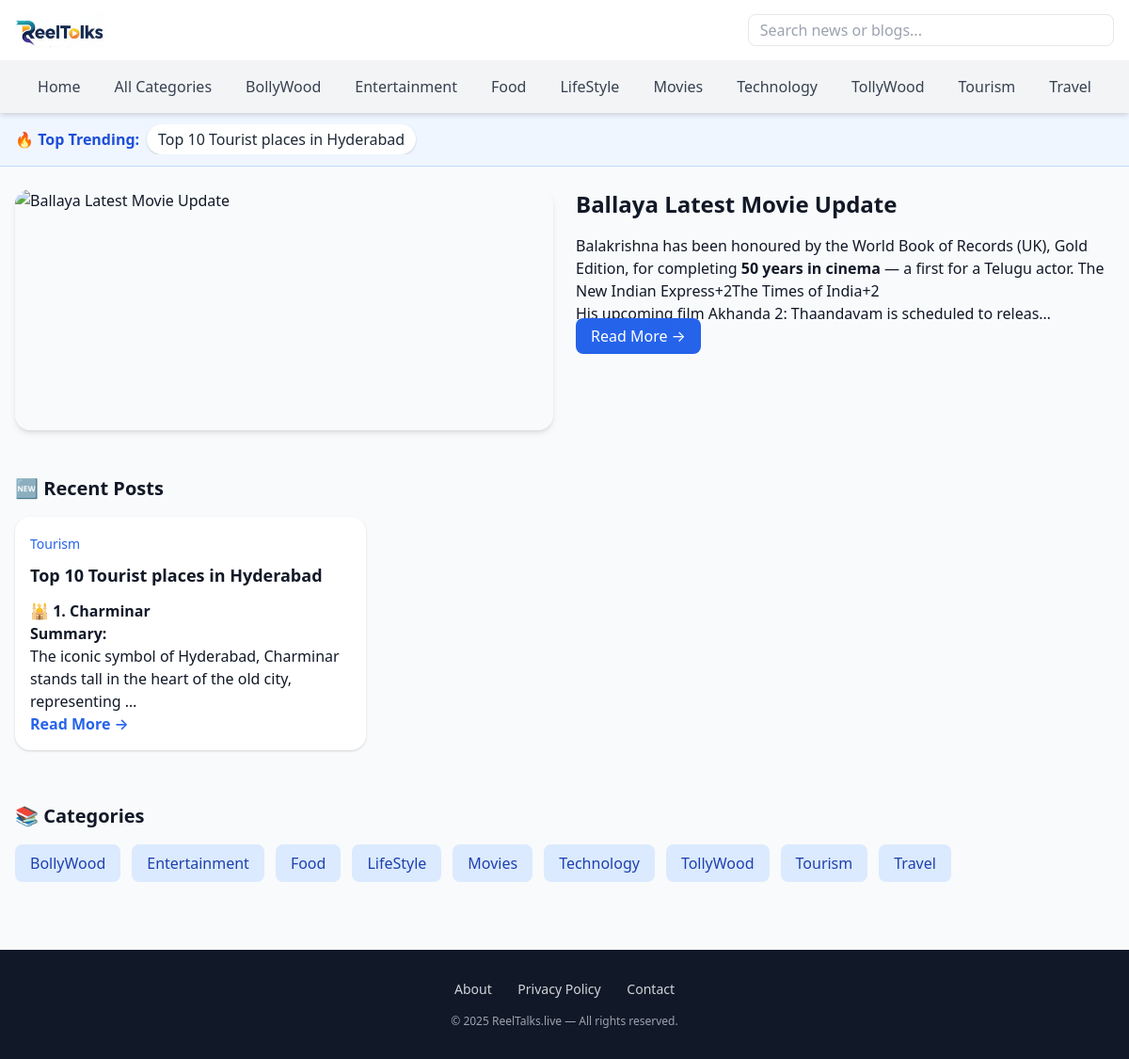
The page / on the database its author committed.
### ReelBlog/models.py (models this page shows, shortened)
class Category(models.Model):
    name = models.CharField(max_length=100, unique=True)
    class Meta:
        verbose_name_plural = "Categories"
        ordering = ['name']

class Post(models.Model):
    title = models.CharField(max_length=200)
    category = models.ForeignKey(Category, on_delete=models.CASCADE, related_name='posts')
    image = CloudinaryField('image', folder='cd3168f6508975cb897a9ac8db6285cf35', blank=True, null=True)
    content = CKEditor5Field('Text', config_name='default')
    created_at = models.DateTimeField(auto_now_add=True)
    trending = models.BooleanField(default=False)
    class Meta:
        ordering = ['-created_at']

### ReelBlog/views.py (the view)
# urls.py: path('', views.home, name='home'),
def home(request):
    posts = Post.objects.order_by('-created_at')
    featured = posts.first()
    recent_posts = posts[1:11]
    trending_posts = Post.objects.filter(trending=True).order_by('-created_at')[:10]
    categories = Category.objects.all()
    return render(request, 'ReelBlog/Home.html', {
        'featured': featured,
        'recent_posts': recent_posts,
        'categories': categories,
        'trending_posts': trending_posts,
    })

### ReelBlog/templates/ReelBlog/Home.html (shortened to what this page needs)
{% load static %}
<!DOCTYPE html>
<html lang="en">
<head>
    <link href="https://cdn.jsdelivr.net/npm/tailwindcss@2.2.19/dist/tailwind.min.css" rel="stylesheet">
</head>
<body class="bg-gray-50 text-gray-900">
<header class="bg-white shadow-md sticky top-0 z-50">
    <div class="max-w-7xl mx-auto px-4 py-3 flex justify-between items-center">
        <a href="{% url 'ReelBlog:home' %}" class="flex items-center space-x-2">
            <img src="{% static 'images/Logo24.jpg' %}" alt="ReelTalks Logo" class="h-10 w-auto object-contain">
        </a>
        <form action="{% url 'ReelBlog:home' %}" method="get" class="hidden md:block w-1/3">
            <input type="text" name="q" placeholder="Search news or blogs..."
                   class="w-full border rounded-lg px-3 py-1 focus:outline-none focus:ring focus:ring-blue-300">
        </form>
    </div>
    <nav id="main-nav" class="bg-gray-100 md:flex items-center justify-center space-x-4 hidden md:block">
        <div class="flex flex-wrap justify-center space-x-3 py-2">
            <a href="{% url 'ReelBlog:home' %}" class="text-gray-700 hover:text-blue-600 px-3 py-2 font-medium">Home</a>
            <a href="#categories" class="text-gray-700 hover:text-blue-600 px-3 py-2 font-medium">All Categories</a>
            {% for cat in categories %}
                <a href="{% url 'ReelBlog:category_posts' cat.name %}"
                   class="text-gray-700 hover:text-blue-600 px-3 py-2 font-medium">
                   {{ cat.name }}
                </a>
            {% endfor %}
        </div>
    </nav>
</header>
{% if trending_posts %}
<section class="bg-blue-50 py-3 border-b border-blue-200">
    <div class="max-w-7xl mx-auto flex items-center space-x-2 overflow-x-auto scroll-hide px-4">
        <span class="font-semibold text-blue-700 whitespace-nowrap">🔥 Top Trending:</span>
        {% for post in trending_posts %}
            <a href="{% url 'ReelBlog:blog_detail' post.id %}" class="bg-white text-gray-800 px-3 py-1 rounded-full shadow hover:bg-blue-100 whitespace-nowrap">
                {{ post.title|truncatechars:60 }}
            </a>
        {% endfor %}
    </div>
</section>
{% endif %}
{% if featured %}
<section class="max-w-7xl mx-auto px-4 py-6">
    <div class="grid md:grid-cols-2 gap-6">
        <img src="{{ featured.image.url }}" alt="{{ featured.title }}" class="rounded-2xl shadow-md object-cover w-full h-64">
        <div>
            <h2 class="text-2xl font-bold mb-3">{{ featured.title }}</h2>
            <p class="text-gray-700 mb-4">{{ featured.content|truncatechars_html:250|safe }}</p>
            <a href="{% url 'ReelBlog:blog_detail' featured.id %}" class="bg-blue-600 text-white px-4 py-2 rounded-lg hover:bg-blue-700">
                Read More →
            </a>
        </div>
    </div>
</section>
{% endif %}
<section class="max-w-7xl mx-auto px-4 py-6">
    <h3 class="text-xl font-bold mb-4">🆕 Recent Posts</h3>
    <div class="grid sm:grid-cols-2 lg:grid-cols-3 gap-6">
        {% for post in recent_posts %}
        <div class="bg-white rounded-2xl shadow hover:shadow-lg overflow-hidden transition">
            <div class="p-4">
                <span class="text-sm text-blue-600 font-medium">{{ post.category.name }}</span>
                <h4 class="font-semibold text-lg my-2">{{ post.title|truncatechars:60 }}</h4>
                <p class="text-gray-600 text-sm mb-3">{{ post.content|truncatechars_html:120|safe }}</p>
                <a href="{% url 'ReelBlog:blog_detail' post.id %}" class="text-blue-600 font-semibold hover:underline">Read More →</a>
            </div>
        </div>
        {% endfor %}
    </div>
</section>
<section id="categories" class="max-w-7xl mx-auto px-4 py-8">
    <h3 class="text-xl font-bold mb-4">📚 Categories</h3>
    <div class="flex flex-wrap gap-3">
        {% for cat in categories %}
            <a href="{% url 'ReelBlog:category_posts' cat.name %}"
               class="bg-blue-100 text-blue-800 px-4 py-2 rounded-lg hover:bg-blue-200">
                {{ cat.name }}
            </a>
        {% endfor %}
    </div>
</section>
<footer class="bg-gray-900 text-gray-300 text-center py-8 mt-10">
    <div class="space-x-6 text-sm">
        <a href="{% url 'ReelBlog:about' %}" class="hover:text-white">About</a>
        <a href="{% url 'ReelBlog:privacy_policy' %}" class="hover:text-white">Privacy Policy</a>
        <a href="{% url 'ReelBlog:contact' %}" class="hover:text-white">Contact</a>
    </div>
    <p class="mt-4 text-gray-400 text-xs">© 2025 ReelTalks.live — All rights reserved.</p>
</footer>
</body>
</html>

### rows shown on the page
Category: name "BollyWood"
Category: name "Entertainment"
Category: name "Food"
Category: name "LifeStyle"
Category: name "Movies"
Category: name "Technology"
Category: name "TollyWood"
Category: name "Tourism"
Category: name "Travel"
Post: title "Top 10 Tourist places in Hyderabad", category.name "Tourism", content "🕌 1. Charminar Summary: The iconic symbol of Hyderabad, Charminar stands tall in the heart of the old city, representing …"
Post: title "Ballaya Latest Movie Update", content "Balakrishna has been honoured by the World Book of Records (UK), Gold Edition, for completing 50 years in cinema — a first for a Telugu actor. The New Indian Express+2The Times of India+2 His upcoming film Akhanda 2: Thaandavam is scheduled to releas…"
